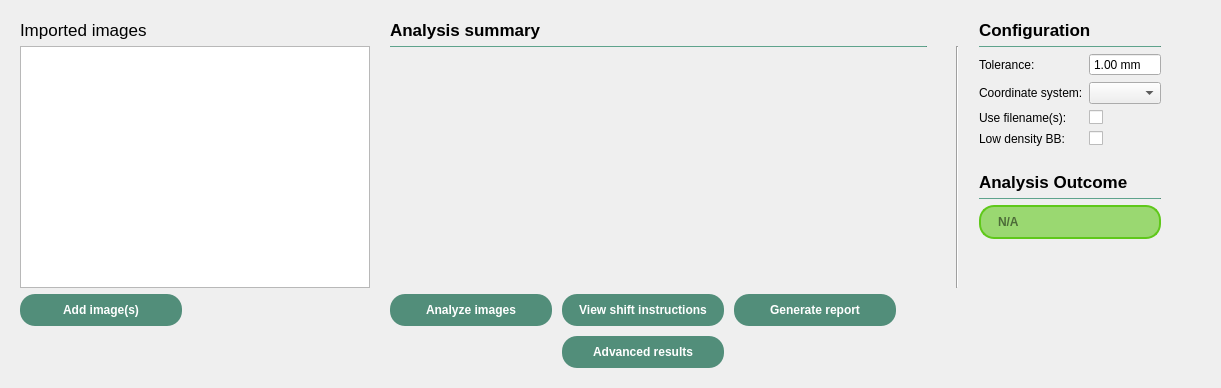
<?xml version="1.0" encoding="UTF-8"?>
<ui version="4.0">
 <class>QWLutzWorksheet</class>
 <widget class="QWidget" name="QWLutzWorksheet">
  <property name="windowTitle">
   <string>Form</string>
  </property>
  <layout class="QVBoxLayout" name="verticalLayout">
   <item>
    <widget class="QStackedWidget" name="stackedWidget">
     <property name="sizePolicy">
      <sizepolicy hsizetype="Preferred" vsizetype="Preferred">
       <horstretch>0</horstretch>
       <verstretch>0</verstretch>
      </sizepolicy>
     </property>
     <property name="currentIndex">
      <number>1</number>
     </property>
     <widget class="QWidget" name="introPage">
      <property name="sizePolicy">
       <sizepolicy hsizetype="MinimumExpanding" vsizetype="MinimumExpanding">
        <horstretch>0</horstretch>
        <verstretch>0</verstretch>
       </sizepolicy>
      </property>
      <layout class="QVBoxLayout" name="verticalLayout_2">
       <item>
        <spacer name="verticalSpacer_3">
         <property name="orientation">
          <enum>Qt::Vertical</enum>
         </property>
         <property name="sizeHint" stdset="0">
          <size>
           <width>20</width>
           <height>40</height>
          </size>
         </property>
        </spacer>
       </item>
       <item alignment="Qt::AlignHCenter">
        <widget class="QLabel" name="introDetailsLabel">
         <property name="sizePolicy">
          <sizepolicy hsizetype="Fixed" vsizetype="MinimumExpanding">
           <horstretch>0</horstretch>
           <verstretch>0</verstretch>
          </sizepolicy>
         </property>
         <property name="minimumSize">
          <size>
           <width>450</width>
           <height>0</height>
          </size>
         </property>
         <property name="maximumSize">
          <size>
           <width>450</width>
           <height>16777215</height>
          </size>
         </property>
         <property name="text">
          <string>&lt;!DOCTYPE HTML PUBLIC &quot;-//W3C//DTD HTML 4.0//EN&quot; &quot;http://www.w3.org/TR/REC-html40/strict.dtd&quot;&gt;
&lt;html&gt;&lt;head&gt;&lt;meta name=&quot;qrichtext&quot; content=&quot;1&quot; /&gt;&lt;meta charset=&quot;utf-8&quot; /&gt;&lt;style type=&quot;text/css&quot;&gt;
p, li { white-space: pre-wrap; }
hr { height: 1px; border-width: 0; }
li.unchecked::marker { content: &quot;\2610&quot;; }
li.checked::marker { content: &quot;\2612&quot;; }
&lt;/style&gt;&lt;/head&gt;&lt;body style=&quot; font-family:'Ubuntu'; font-size:10pt; font-weight:400; font-style:normal;&quot;&gt;
&lt;p style=&quot; margin-top:12px; margin-bottom:12px; margin-left:0px; margin-right:0px; -qt-block-indent:0; text-indent:0px;&quot;&gt;Hi, to get started with your Winston-Lutz analysis simply &amp;quot;import&amp;quot; the EPID DICOM images. Please note the following:&lt;/p&gt;
&lt;p style=&quot; margin-top:12px; margin-bottom:12px; margin-left:0px; margin-right:0px; -qt-block-indent:0; text-indent:0px;&quot;&gt;&lt;span style=&quot; font-weight:700; color:#000000;&quot;&gt;&lt;/span&gt;&lt;span style=&quot; font-weight:700;&quot;&gt;✻ The BB should be fully within the field of view.&lt;/span&gt;&lt;/p&gt;
&lt;p style=&quot; margin-top:12px; margin-bottom:12px; margin-left:0px; margin-right:0px; -qt-block-indent:0; text-indent:0px;&quot;&gt;&lt;span style=&quot; font-weight:700;&quot;&gt;✻ The MLC field should be symmetric.&lt;/span&gt;&lt;/p&gt;
&lt;p style=&quot; margin-top:12px; margin-bottom:12px; margin-left:0px; margin-right:0px; -qt-block-indent:0; text-indent:0px;&quot;&gt;&lt;span style=&quot; font-weight:700;&quot;&gt;✻ The BB should be less than 2 cm from the isocenter.&lt;/span&gt;&lt;/p&gt;&lt;/body&gt;&lt;/html&gt;</string>
         </property>
         <property name="wordWrap">
          <bool>true</bool>
         </property>
        </widget>
       </item>
       <item>
        <spacer name="verticalSpacer">
         <property name="orientation">
          <enum>Qt::Vertical</enum>
         </property>
         <property name="sizeType">
          <enum>QSizePolicy::Fixed</enum>
         </property>
         <property name="sizeHint" stdset="0">
          <size>
           <width>20</width>
           <height>40</height>
          </size>
         </property>
        </spacer>
       </item>
       <item>
        <layout class="QHBoxLayout" name="horizontalLayout">
         <item>
          <spacer name="horizontalSpacer_2">
           <property name="orientation">
            <enum>Qt::Horizontal</enum>
           </property>
           <property name="sizeHint" stdset="0">
            <size>
             <width>40</width>
             <height>20</height>
            </size>
           </property>
          </spacer>
         </item>
         <item>
          <widget class="QPushButton" name="importImgBtn">
           <property name="styleSheet">
            <string notr="true">QPushButton {
	background-color: rgb(82, 142, 122);
    min-width: 150px;
	min-height:20px;
    padding: 6px;
	border-radius: 15px;
	color: white;
	font: bold;
}

QPushButton:pressed {
	background-color: rgb(52, 91, 78);
}

QPushButton:!enabled{
	background-color: rgba(52, 91, 78, 50);
}</string>
           </property>
           <property name="text">
            <string>Import images</string>
           </property>
          </widget>
         </item>
         <item>
          <spacer name="horizontalSpacer">
           <property name="orientation">
            <enum>Qt::Horizontal</enum>
           </property>
           <property name="sizeHint" stdset="0">
            <size>
             <width>40</width>
             <height>20</height>
            </size>
           </property>
          </spacer>
         </item>
        </layout>
       </item>
       <item>
        <spacer name="verticalSpacer_2">
         <property name="orientation">
          <enum>Qt::Vertical</enum>
         </property>
         <property name="sizeHint" stdset="0">
          <size>
           <width>20</width>
           <height>40</height>
          </size>
         </property>
        </spacer>
       </item>
      </layout>
     </widget>
     <widget class="QWidget" name="analysisPage">
      <layout class="QGridLayout" name="gridLayout">
       <property name="horizontalSpacing">
        <number>20</number>
       </property>
       <item row="1" column="4">
        <spacer name="horizontalSpacer_4">
         <property name="orientation">
          <enum>Qt::Horizontal</enum>
         </property>
         <property name="sizeType">
          <enum>QSizePolicy::Preferred</enum>
         </property>
         <property name="sizeHint" stdset="0">
          <size>
           <width>40</width>
           <height>20</height>
          </size>
         </property>
        </spacer>
       </item>
       <item row="0" column="3">
        <layout class="QHBoxLayout" name="horizontalLayout_3">
         <item>
          <widget class="QLabel" name="label">
           <property name="font">
            <font>
             <pointsize>13</pointsize>
            </font>
           </property>
           <property name="text">
            <string>&lt;html&gt;&lt;head/&gt;&lt;body&gt;&lt;p&gt;&lt;span style=&quot; font-weight:700;&quot;&gt;Configuration&lt;/span&gt;&lt;/p&gt;&lt;/body&gt;&lt;/html&gt;</string>
           </property>
          </widget>
         </item>
        </layout>
       </item>
       <item row="1" column="3">
        <widget class="QFrame" name="frame_2">
         <property name="sizePolicy">
          <sizepolicy hsizetype="Fixed" vsizetype="Preferred">
           <horstretch>0</horstretch>
           <verstretch>0</verstretch>
          </sizepolicy>
         </property>
         <property name="frameShape">
          <enum>QFrame::NoFrame</enum>
         </property>
         <property name="frameShadow">
          <enum>QFrame::Raised</enum>
         </property>
         <layout class="QVBoxLayout" name="verticalLayout_4">
          <property name="leftMargin">
           <number>0</number>
          </property>
          <property name="topMargin">
           <number>0</number>
          </property>
          <property name="rightMargin">
           <number>0</number>
          </property>
          <item>
           <widget class="Line" name="line">
            <property name="maximumSize">
             <size>
              <width>16777215</width>
              <height>1</height>
             </size>
            </property>
            <property name="styleSheet">
             <string notr="true">background-color: rgb(82, 142, 122)</string>
            </property>
            <property name="orientation">
             <enum>Qt::Horizontal</enum>
            </property>
           </widget>
          </item>
          <item>
           <layout class="QFormLayout" name="formLayout">
            <item row="0" column="0">
             <widget class="QLabel" name="toleranceLabel">
              <property name="text">
               <string>Tolerance:</string>
              </property>
             </widget>
            </item>
            <item row="0" column="1">
             <layout class="QHBoxLayout" name="horizontalLayout_4">
              <item>
               <widget class="QDoubleSpinBox" name="toleranceDSB">
                <property name="buttonSymbols">
                 <enum>QAbstractSpinBox::NoButtons</enum>
                </property>
                <property name="suffix">
                 <string> mm</string>
                </property>
                <property name="decimals">
                 <number>2</number>
                </property>
                <property name="maximum">
                 <double>3.000000000000000</double>
                </property>
                <property name="singleStep">
                 <double>0.500000000000000</double>
                </property>
                <property name="value">
                 <double>1.000000000000000</double>
                </property>
               </widget>
              </item>
             </layout>
            </item>
            <item row="1" column="0">
             <widget class="QLabel" name="label_3">
              <property name="text">
               <string>Coordinate system:</string>
              </property>
             </widget>
            </item>
            <item row="1" column="1">
             <widget class="QComboBox" name="coordSysCB"/>
            </item>
            <item row="2" column="0">
             <widget class="QLabel" name="useFilenameSLabel">
              <property name="text">
               <string>Use filename(s):</string>
              </property>
             </widget>
            </item>
            <item row="2" column="1">
             <widget class="QCheckBox" name="useFilenameSCheckBox"/>
            </item>
            <item row="3" column="0">
             <widget class="QLabel" name="lowDensityBBLabel">
              <property name="text">
               <string>Low density BB:</string>
              </property>
             </widget>
            </item>
            <item row="3" column="1">
             <widget class="QCheckBox" name="lowDensityBBCheckBox"/>
            </item>
           </layout>
          </item>
          <item>
           <spacer name="verticalSpacer_6">
            <property name="orientation">
             <enum>Qt::Vertical</enum>
            </property>
            <property name="sizeType">
             <enum>QSizePolicy::Fixed</enum>
            </property>
            <property name="sizeHint" stdset="0">
             <size>
              <width>20</width>
              <height>20</height>
             </size>
            </property>
           </spacer>
          </item>
          <item>
           <widget class="QLabel" name="label_2">
            <property name="font">
             <font>
              <pointsize>13</pointsize>
             </font>
            </property>
            <property name="text">
             <string>&lt;html&gt;&lt;head/&gt;&lt;body&gt;&lt;p&gt;&lt;span style=&quot; font-weight:700;&quot;&gt;Analysis Outcome&lt;/span&gt;&lt;/p&gt;&lt;/body&gt;&lt;/html&gt;</string>
            </property>
           </widget>
          </item>
          <item>
           <widget class="Line" name="line_3">
            <property name="maximumSize">
             <size>
              <width>16777215</width>
              <height>1</height>
             </size>
            </property>
            <property name="styleSheet">
             <string notr="true">background-color: rgb(82, 142, 122)</string>
            </property>
            <property name="orientation">
             <enum>Qt::Horizontal</enum>
            </property>
           </widget>
          </item>
          <item>
           <widget class="QLineEdit" name="outcomeLE">
            <property name="sizePolicy">
             <sizepolicy hsizetype="Expanding" vsizetype="Fixed">
              <horstretch>0</horstretch>
              <verstretch>0</verstretch>
             </sizepolicy>
            </property>
            <property name="contextMenuPolicy">
             <enum>Qt::NoContextMenu</enum>
            </property>
            <property name="styleSheet">
             <string notr="true">border-color: rgb(95, 200, 26);
border-radius: 15px;
border-style: solid;
border-width: 2px;
background-color: rgba(95, 200, 26,150);
padding-left: 15px;
height: 30px;
font-weight: bold;

</string>
            </property>
            <property name="readOnly">
             <bool>true</bool>
            </property>
            <property name="placeholderText">
             <string>N/A</string>
            </property>
           </widget>
          </item>
          <item>
           <spacer name="verticalSpacer_5">
            <property name="orientation">
             <enum>Qt::Vertical</enum>
            </property>
            <property name="sizeHint" stdset="0">
             <size>
              <width>20</width>
              <height>40</height>
             </size>
            </property>
           </spacer>
          </item>
         </layout>
        </widget>
       </item>
       <item row="1" column="0">
        <widget class="QListWidget" name="imageListWidget">
         <property name="sizePolicy">
          <sizepolicy hsizetype="Expanding" vsizetype="Expanding">
           <horstretch>0</horstretch>
           <verstretch>0</verstretch>
          </sizepolicy>
         </property>
         <property name="minimumSize">
          <size>
           <width>350</width>
           <height>0</height>
          </size>
         </property>
         <property name="maximumSize">
          <size>
           <width>350</width>
           <height>16777215</height>
          </size>
         </property>
         <property name="dragDropMode">
          <enum>QAbstractItemView::DragDrop</enum>
         </property>
         <property name="defaultDropAction">
          <enum>Qt::MoveAction</enum>
         </property>
         <property name="alternatingRowColors">
          <bool>true</bool>
         </property>
        </widget>
       </item>
       <item row="0" column="0">
        <widget class="QLabel" name="importedImgLabel">
         <property name="font">
          <font>
           <pointsize>13</pointsize>
          </font>
         </property>
         <property name="text">
          <string>Imported images</string>
         </property>
        </widget>
       </item>
       <item row="0" column="1">
        <layout class="QHBoxLayout" name="horizontalLayout_2">
         <item>
          <widget class="QLabel" name="analysisSumLabel">
           <property name="sizePolicy">
            <sizepolicy hsizetype="Expanding" vsizetype="Fixed">
             <horstretch>0</horstretch>
             <verstretch>0</verstretch>
            </sizepolicy>
           </property>
           <property name="font">
            <font>
             <pointsize>13</pointsize>
            </font>
           </property>
           <property name="text">
            <string>&lt;html&gt;&lt;head/&gt;&lt;body&gt;&lt;p&gt;&lt;span style=&quot; font-weight:700;&quot;&gt;Analysis summary&lt;/span&gt;&lt;/p&gt;&lt;/body&gt;&lt;/html&gt;</string>
           </property>
          </widget>
         </item>
        </layout>
       </item>
       <item row="1" column="1">
        <widget class="QFrame" name="frame">
         <property name="sizePolicy">
          <sizepolicy hsizetype="Expanding" vsizetype="Preferred">
           <horstretch>0</horstretch>
           <verstretch>0</verstretch>
          </sizepolicy>
         </property>
         <property name="frameShape">
          <enum>QFrame::NoFrame</enum>
         </property>
         <property name="frameShadow">
          <enum>QFrame::Plain</enum>
         </property>
         <layout class="QVBoxLayout" name="verticalLayout_3">
          <property name="leftMargin">
           <number>0</number>
          </property>
          <property name="topMargin">
           <number>0</number>
          </property>
          <item>
           <widget class="Line" name="analysisSummaryLabel">
            <property name="sizePolicy">
             <sizepolicy hsizetype="MinimumExpanding" vsizetype="Fixed">
              <horstretch>0</horstretch>
              <verstretch>0</verstretch>
             </sizepolicy>
            </property>
            <property name="maximumSize">
             <size>
              <width>16777215</width>
              <height>1</height>
             </size>
            </property>
            <property name="styleSheet">
             <string notr="true">background-color: rgb(82, 142, 122)</string>
            </property>
            <property name="orientation">
             <enum>Qt::Horizontal</enum>
            </property>
           </widget>
          </item>
          <item>
           <spacer name="buttonSpacer">
            <property name="orientation">
             <enum>Qt::Vertical</enum>
            </property>
            <property name="sizeType">
             <enum>QSizePolicy::Fixed</enum>
            </property>
            <property name="sizeHint" stdset="0">
             <size>
              <width>20</width>
              <height>10</height>
             </size>
            </property>
           </spacer>
          </item>
          <item>
           <layout class="QVBoxLayout" name="analysisInfoVL"/>
          </item>
          <item>
           <spacer name="verticalSpacer_4">
            <property name="orientation">
             <enum>Qt::Vertical</enum>
            </property>
            <property name="sizeType">
             <enum>QSizePolicy::Expanding</enum>
            </property>
            <property name="sizeHint" stdset="0">
             <size>
              <width>20</width>
              <height>40</height>
             </size>
            </property>
           </spacer>
          </item>
         </layout>
        </widget>
       </item>
       <item row="1" column="2">
        <widget class="Line" name="line_2">
         <property name="orientation">
          <enum>Qt::Vertical</enum>
         </property>
        </widget>
       </item>
       <item row="2" column="1">
        <layout class="QGridLayout" name="gridLayout_2">
         <property name="spacing">
          <number>10</number>
         </property>
         <item row="0" column="0">
          <widget class="QPushButton" name="analyzeBtn">
           <property name="sizePolicy">
            <sizepolicy hsizetype="Fixed" vsizetype="Fixed">
             <horstretch>0</horstretch>
             <verstretch>0</verstretch>
            </sizepolicy>
           </property>
           <property name="styleSheet">
            <string notr="true">QPushButton {
	background-color: rgb(82, 142, 122);
    min-width: 150px;
	min-height:20px;
    padding: 6px;
	border-radius: 15px;
	color: white;
	font: bold;
}

QPushButton:pressed {
	background-color: rgb(52, 91, 78);
}

QPushButton:!enabled{
	background-color: rgba(52, 91, 78, 50);
	color: rgba(255,255,255,100)
}</string>
           </property>
           <property name="text">
            <string>Analyze images</string>
           </property>
          </widget>
         </item>
         <item row="0" column="3">
          <spacer name="horizontalSpacer_3">
           <property name="orientation">
            <enum>Qt::Horizontal</enum>
           </property>
           <property name="sizeHint" stdset="0">
            <size>
             <width>40</width>
             <height>20</height>
            </size>
           </property>
          </spacer>
         </item>
         <item row="0" column="1">
          <widget class="QPushButton" name="shiftInfoBtn">
           <property name="sizePolicy">
            <sizepolicy hsizetype="Fixed" vsizetype="Fixed">
             <horstretch>0</horstretch>
             <verstretch>0</verstretch>
            </sizepolicy>
           </property>
           <property name="styleSheet">
            <string notr="true">QPushButton {
	background-color: rgb(82, 142, 122);
    min-width: 150px;
	min-height:20px;
    padding: 6px;
	border-radius: 15px;
	color: white;
	font: bold;
}

QPushButton:pressed {
	background-color: rgb(52, 91, 78);
}

QPushButton:!enabled{
	background-color: rgba(52, 91, 78, 50);
	color: rgba(255,255,255,100)
}</string>
           </property>
           <property name="text">
            <string>View shift instructions</string>
           </property>
          </widget>
         </item>
         <item row="0" column="2">
          <widget class="QPushButton" name="genReportBtn">
           <property name="sizePolicy">
            <sizepolicy hsizetype="Fixed" vsizetype="Fixed">
             <horstretch>0</horstretch>
             <verstretch>0</verstretch>
            </sizepolicy>
           </property>
           <property name="styleSheet">
            <string notr="true">QPushButton {
	background-color: rgb(82, 142, 122);
    min-width: 150px;
	min-height:20px;
    padding: 6px;
	border-radius: 15px;
	color: white;
	font: bold;
}

QPushButton:pressed {
	background-color: rgb(52, 91, 78);
}

QPushButton:!enabled{
	background-color: rgba(52, 91, 78, 50);
	color: rgba(255,255,255,100)
}</string>
           </property>
           <property name="text">
            <string>Generate report</string>
           </property>
          </widget>
         </item>
         <item row="1" column="1">
          <widget class="QPushButton" name="advancedViewBtn">
           <property name="styleSheet">
            <string notr="true">QPushButton {
	background-color: rgb(82, 142, 122);
    min-width: 150px;
	min-height:20px;
    padding: 6px;
	border-radius: 15px;
	color: white;
	font: bold;
}

QPushButton:pressed {
	background-color: rgb(52, 91, 78);
}

QPushButton:!enabled{
	background-color: rgba(52, 91, 78, 50);
	color: rgba(255,255,255,100)
}</string>
           </property>
           <property name="text">
            <string>Advanced results</string>
           </property>
          </widget>
         </item>
        </layout>
       </item>
       <item row="2" column="0" alignment="Qt::AlignTop">
        <widget class="QPushButton" name="addImgBtn">
         <property name="sizePolicy">
          <sizepolicy hsizetype="Fixed" vsizetype="Fixed">
           <horstretch>0</horstretch>
           <verstretch>0</verstretch>
          </sizepolicy>
         </property>
         <property name="styleSheet">
          <string notr="true">QPushButton {
	background-color: rgb(82, 142, 122);
    min-width: 150px;
	min-height:20px;
    padding: 6px;
	border-radius: 15px;
	color: white;
	font: bold;
}

QPushButton:pressed {
	background-color: rgb(52, 91, 78);
}

QPushButton:!enabled{
	background-color: rgba(52, 91, 78, 50);
	color: rgba(255,255,255,100)
}</string>
         </property>
         <property name="text">
          <string>Add image(s)</string>
         </property>
         <property name="autoDefault">
          <bool>false</bool>
         </property>
        </widget>
       </item>
      </layout>
     </widget>
    </widget>
   </item>
  </layout>
 </widget>
 <resources/>
 <connections/>
</ui>
